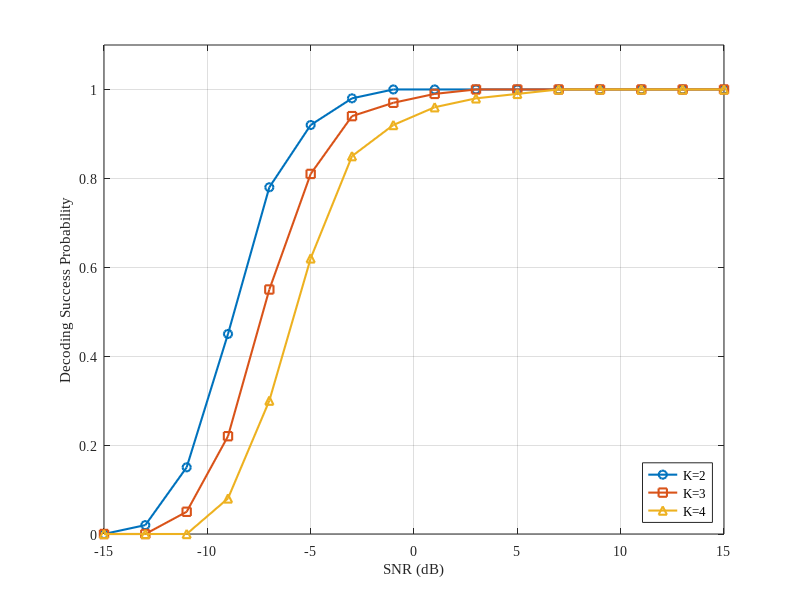

MATLAB code for this plot:
clc
clear all

% SNR Range
d1 = [-15 -13 -11 -9 -7 -5 -3 -1 1 3 5 7 9 11 13 15];

%%%%% Sparsity K=2, SNR Range -15 to 15dB
K2_sim = [0.00, 0.02, 0.15, 0.45, 0.78, 0.92, 0.98, 1.00, 1.00, 1.00, 1.00, 1.00, 1.00, 1.00, 1.00, 1.00];

%%%%% Sparsity K=3, SNR Range -15 to 15dB
K3_sim = [0.00, 0.00, 0.05, 0.22, 0.55, 0.81, 0.94, 0.97, 0.99, 1.00, 1.00, 1.00, 1.00, 1.00, 1.00, 1.00];

%%%%% Sparsity K=4, SNR Range -15 to 15dB
K4_sim = [0.00, 0.00, 0.00, 0.08, 0.30, 0.62, 0.85, 0.92, 0.96, 0.98, 0.99, 1.00, 1.00, 1.00, 1.00, 1.00];

width = 5;      % Width in inches
height = 4;     % Height in inches
alw = 1.2;      % AxesLineWidth
fsz = 12;       % Fontsize
lw = 1.5;       % LineWidth
msz = 6;        % MarkerSize

% Plot Setup
% figure
pos = get(gcf, 'Position');
set(gcf, 'Position', [pos(1) pos(2) width*100, height*100]); %<- Set size
set(0,'defaultAxesFontName','Times New Roman');

plot(d1, K2_sim, '-o', 'LineWidth', lw, 'MarkerSize', msz); hold on; grid on
plot(d1, K3_sim, '-s', 'LineWidth', lw, 'MarkerSize', msz); hold on; grid on
plot(d1, K4_sim, '-^', 'LineWidth', lw, 'MarkerSize', msz); hold on; grid on

xlabel('SNR (dB)')
ylabel('Decoding Success Probability')
legend('K=2', 'K=3', 'K=4', 'Location', 'southeast')
axis([-15 15 0 1.1])
